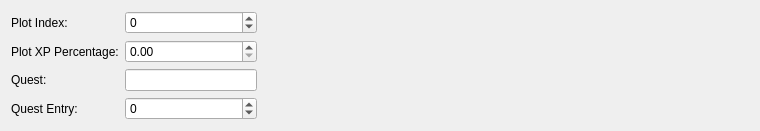
          <widget class="QWidget" name="journalTab">
           <attribute name="title">
            <string>Journal</string>
           </attribute>
           <layout class="QHBoxLayout" name="horizontalLayout_8" stretch="1,2">
            <item>
             <layout class="QFormLayout" name="formLayout_3">
              <item row="0" column="0">
               <widget class="QLabel" name="label_22">
                <property name="text">
                 <string>Plot Index:</string>
                </property>
               </widget>
              </item>
              <item row="0" column="1">
               <widget class="GFFFieldSpinBox" name="plotIndexSpin">
                <property name="minimum">
                 <number>-1</number>
                </property>
                <property name="maximum">
                 <number>10000</number>
                </property>
               </widget>
              </item>
              <item row="1" column="0">
               <widget class="QLabel" name="label_23">
                <property name="text">
                 <string>Plot XP Percentage:</string>
                </property>
               </widget>
              </item>
              <item row="2" column="0">
               <widget class="QLabel" name="label_24">
                <property name="text">
                 <string>Quest:</string>
                </property>
               </widget>
              </item>
              <item row="3" column="0">
               <widget class="QLabel" name="label_25">
                <property name="text">
                 <string>Quest Entry:</string>
                </property>
               </widget>
              </item>
              <item row="3" column="1">
               <widget class="GFFFieldSpinBox" name="questEntrySpin">
                <property name="minimum">
                 <number>-2147483648</number>
                </property>
                <property name="maximum">
                 <number>2147483647</number>
                </property>
               </widget>
              </item>
              <item row="1" column="1">
               <widget class="QDoubleSpinBox" name="plotXpSpin"/>
              </item>
              <item row="2" column="1">
               <widget class="QLineEdit" name="questEdit"/>
              </item>
             </layout>
            </item>
            <item>
             <spacer name="horizontalSpacer">
              <property name="orientation">
               <enum>Qt::Horizontal</enum>
              </property>
              <property name="sizeHint" stdset="0">
               <size>
                <width>516</width>
                <height>20</height>
               </size>
              </property>
             </spacer>
            </item>
           </layout>
          </widget>
